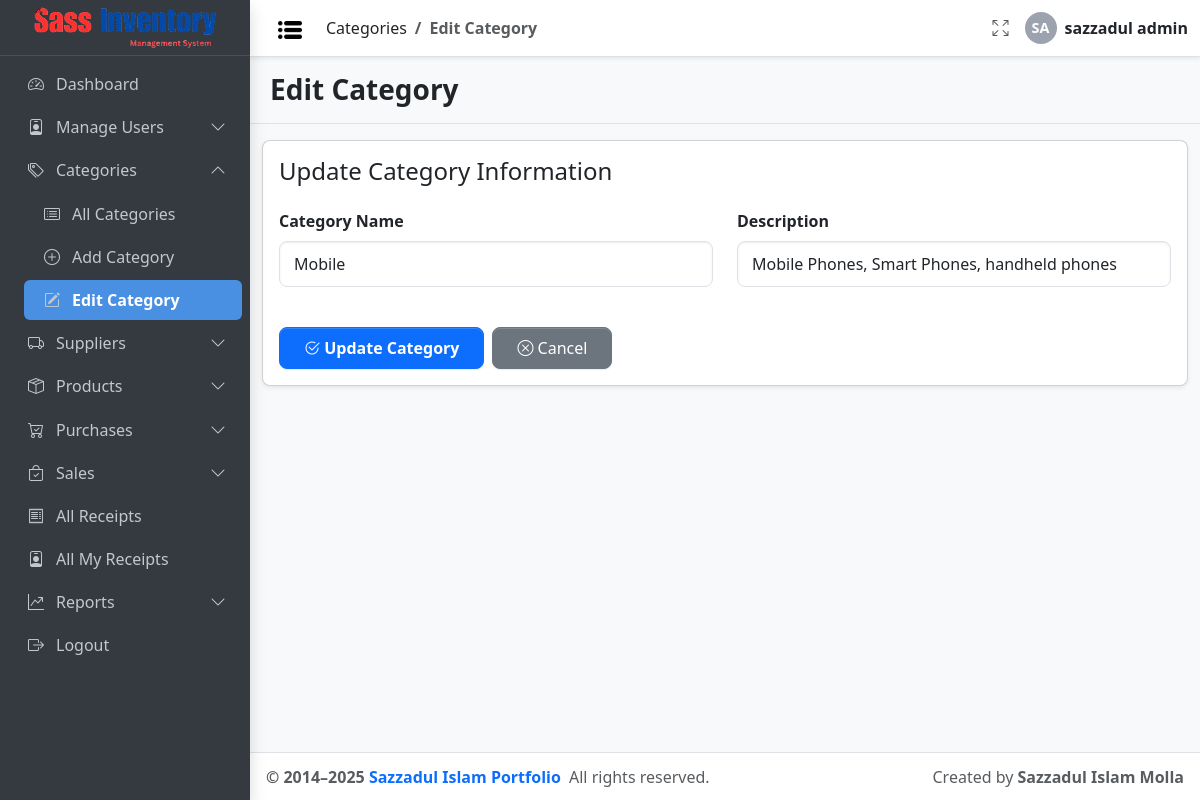
The page /category/edit.php?id=1 (signed in) on the database its author committed.
### tables this page shows
CREATE TABLE `category` (
  `id` int(11) NOT NULL,
  `name` varchar(100) NOT NULL,
  `description` text DEFAULT NULL COMMENT 'Optional description',
  `created_at` timestamp NOT NULL DEFAULT current_timestamp(),
  `updated_at` timestamp NOT NULL DEFAULT current_timestamp() COMMENT 'Auto-update on record change'
);

### config/db_config.php (called while the page is built, shortened)
<?php
$Project_URL = "http://localhost/Sass_Inventory_Management/";

### category/edit.php (the view, shortened to what this page needs)
<?php
include_once __DIR__ . '/../config/auth_guard.php';
?>
<!doctype html>
<html lang="en">
<head>
  <link rel="stylesheet"
    href="https://cdn.jsdelivr.net/npm/@fontsource/source-sans-3@5.0.12/index.css"
    media="print" onload="this.media='all'" />
  <link rel="stylesheet"
    href="https://cdn.jsdelivr.net/npm/bootstrap-icons@1.13.1/font/bootstrap-icons.min.css" />
  <link rel="stylesheet" href="<?= $Project_URL ?>/css/adminlte.css" />
</head>
<?php
$conn = connectDB();
$category_Id = intval($_GET['id']);
$stmt = $conn->prepare("SELECT * FROM category WHERE id = ?");
$stmt->bind_param("i", $category_Id);
$stmt->execute();
$result = $stmt->get_result();
$category = $result->fetch_assoc();
?>
<body class="layout-fixed sidebar-expand-lg bg-body-tertiary">
  <div class="app-wrapper">
    <?php include_once '../Inc/Navbar.php'; ?>
    <?php include_once '../Inc/Sidebar.php'; ?>
    <main class="app-main">
      <div class="app-content-header py-3 border-bottom">
        <div class="container-fluid d-flex justify-content-between align-items-center flex-wrap">
          <h3 class="mb-0" style="font-weight: 800;">Edit Category</h3>
        </div>
      </div>
      <div class="app-content-body mt-3">
        <div class="container-fluid">
          <div class="card shadow-sm rounded-3">
            <div class="card-body">
              <h4 class="mb-4">Update Category Information</h4>
              <form method="POST" action="">
                <div class="row">
                  <div class="col-md-6 mb-3">
                    <label for="name" class="form-label">Category Name</label>
                    <input type="text" class="form-control" id="name" name="name" required
                      value="<?= htmlspecialchars($category['name']) ?>">
                  </div>
                  <div class="col-md-6 mb-3">
                    <label for="description" class="form-label">Description</label>
                    <input type="text" class="form-control" id="description" name="description"
                      value="<?= htmlspecialchars($category['description']) ?>">
                  </div>
                </div>
                <div class="mt-4 d-flex gap-2">
                  <button type="submit" name="submit" class="btn btn-primary px-4 py-2">
                    <i class="bi bi-check2-circle"></i> Update Category
                  </button>
                  <a href="index.php" class="btn btn-secondary px-4 py-2">
                    <i class="bi bi-x-circle"></i> Cancel
                  </a>
                </div>
              </form>
            </div>
          </div>
        </div>
      </div>
    </main>
    <?php include_once '../Inc/Footer.php'; ?>
  </div>
</body>
</html>

### category/edit.php (style rules this page uses)
.form-label { font-weight: 600; }
.form-control, .form-select { padding: 10px 14px; border-radius: 8px; }
.btn-primary { border-radius: 8px; font-weight: 600; }
.btn-secondary { border-radius: 8px; }

### rows shown on the page
category: name "Mobile", description "Mobile Phones, Smart Phones, handheld phones"

### other values the page prints
$parentTitle "Categories"
$childTitle "Edit Category"
$initials "SA"
$_SESSION['username'] "sazzadul admin"
$menu['title'] "Dashboard"
$menu['title'] "Manage Users"
$menu['title'] "Categories"
$sub['title'] "All Categories"
$sub['title'] "Add Category"
$sub['title'] "Edit Category"
$menu['title'] "Suppliers"
$menu['title'] "Products"
$menu['title'] "Purchases"
$menu['title'] "Sales"
$menu['title'] "All Receipts"
